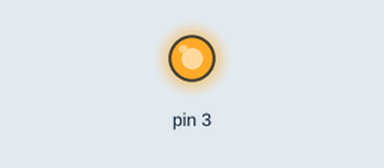
Recording of a sketch running on a simulated Arduino Uno, built with avr-gcc and run on an emulated ATmega328P. On the bench: output pins drawn as LEDs (lit = HIGH).

Above: at 0.05 s.
At 0.75 s:
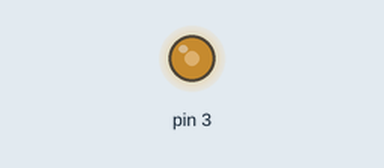
At 1.5 s:
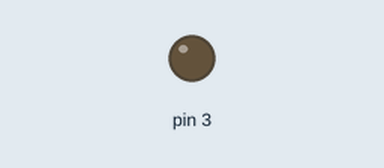
Timing chart, 0 to 3.5 s (numbered marks = the images above):
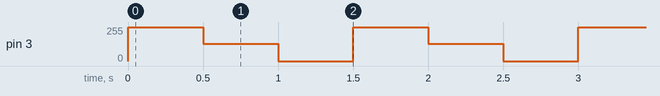

Measured:
- by itself, pin 3: repeats every 1.5 s: 128/255 0.50 s, 0/255 0.50 s, 255/255 0.50 s

The sketch:

LED_2.ino
```cpp
void setup(){
}

void loop(){
  analogWrite(3, 255);
  delay(500);
  analogWrite(3, 128);
  delay(500);
  analogWrite(3, 0);
  delay(500);
}
```
